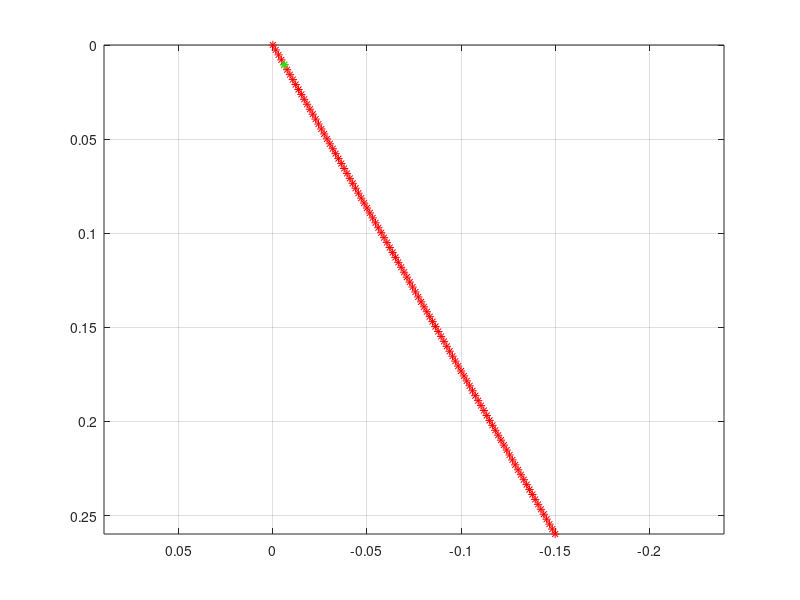
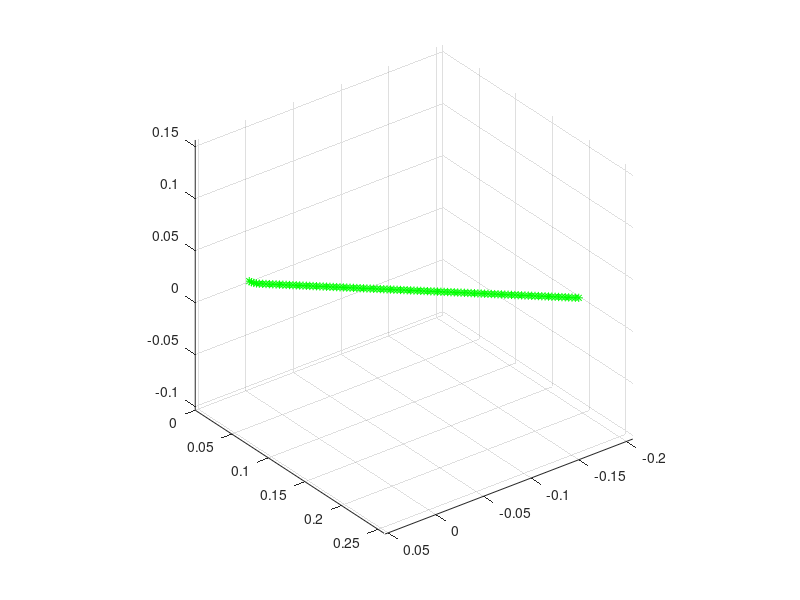

Write MATLAB code to recreate these figures, in order.
clear all
close all
addpath(genpath('3DSolidGeneration'));
%% DATA 
% Profile 2D Shape
Profile2D=importdata('Naca0012.dat');
%Essenziale mettere due volte lo zero!!


%Sistemo il plot in senso orario partendo da 0,0
Xp_2d_b=[Profile2D.data(2:67,1) ; fliplr(Profile2D.data(68:end,1)')'];
Zp_2d_b=[Profile2D.data(2:67,2) ; fliplr(Profile2D.data(68:end,2)')'];


%% Parametri 3D
close all
D = 30*pi/180;
Beta = 10*pi/180;
l=0.3;
Chord= 0.05;
Perc_center=5;
Perc_tip=95;
r=1;

% 1 step creo il centro aerodinamico
% creo come sempre mezza pala
y_fin=l*cos(D);
x=@(y)-y.*tan(D);
% z=@(y) sin(Beta).*y.*(1+tan(D)^2);
num=100;
y_l=linspace(0,y_fin,num);
x_l=x(y_l);
% z_left=z(y_left);
figure()


plot(x_l,y_l,'*r');
set(gca,'Ydir','reverse')
set(gca,'Xdir','reverse')
grid on
hold on
axis equal

% ora devo cercare di far il raccordo centrale 


Y_t=y_l(Perc_center);
X_t=x(Y_t);
plot(x(Y_t),Y_t,'*g');

Dx=2*Y_t;
Gamma=atan(abs(Y_t/Dx));
r=sqrt(Y_t^2+Dx^2);
G_angle=linspace(0,Perc_center-2,Perc_center-1).*Gamma/4;
y_c=[sin(G_angle)].*r;
x_c=-(-X_t+Dx).*ones(1,4)+[cos(G_angle)].*r;
y_le=y_l(Perc_center:end);
x_le=x_l(Perc_center:end);

y_left=[ y_c y_le];
x_left=[ x_c x_le];
z_left=sin(Beta).*sqrt(y_left.^2+x_left.^2);


%rotazione di beta di x ed y
%%
figure()
plot3(x_left,y_left,z_left,'*g');
axis equal
set(gca,'Ydir','reverse')
grid on
set(gca,'Xdir','reverse')

%Rotazione dato asse